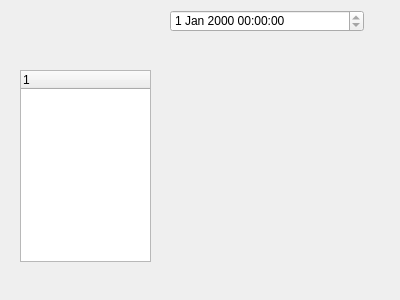
<?xml version="1.0" encoding="UTF-8"?>
<ui version="4.0">
 <class>buyers</class>
 <widget class="QWidget" name="buyers">
  <property name="geometry">
   <rect>
    <x>0</x>
    <y>0</y>
    <width>400</width>
    <height>300</height>
   </rect>
  </property>
  <property name="windowTitle">
   <string>Form</string>
  </property>
  <widget class="QDateTimeEdit" name="dateTimeEdit">
   <property name="geometry">
    <rect>
     <x>170</x>
     <y>10</y>
     <width>194</width>
     <height>22</height>
    </rect>
   </property>
   <property name="readOnly">
    <bool>true</bool>
   </property>
  </widget>
  <widget class="QTreeWidget" name="treeWidget">
   <property name="geometry">
    <rect>
     <x>20</x>
     <y>70</y>
     <width>131</width>
     <height>192</height>
    </rect>
   </property>
   <column>
    <property name="text">
     <string notr="true">1</string>
    </property>
   </column>
  </widget>
 </widget>
 <resources/>
 <connections/>
</ui>
